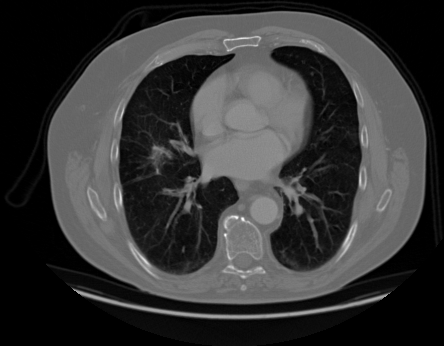
#> input picture dataset/test/000132 (8).png, 444 x 346 px, given in place of 000108 (3).png, which was not available
$ jupyter execute --allow-errors arithmetic.ipynb
#> lines starting #> are read from the running program, lines starting #| are printed output that depends on the picture; pictures that were not available may be replaced by others from this repository, and a replacement may not be noted
#> (a cell that did not finish here is left out)

[cell 2]
# import the necessary packages
from matplotlib import pyplot as plt
import numpy as np
import argparse
import cv2
import os
from zipfile import ZipFile

[cell 3]
zipfile = "chest-ctscan-images.zip"
#> (the rest of this cell did not finish here and is left out)

[cell 4]
def plt_imshow(title, image):
	# convert the image frame BGR to RGB color space and display it
	image = cv2.cvtColor(image, cv2.COLOR_BGR2RGB)
	plt.imshow(image)
	plt.title(title)
	plt.grid(False)
	plt.show()

[cell 5]
# since we are using Jupyter Notebooks we can replace our argument
# parsing code with *hard coded* arguments and values
args = {
	"image": "/content/Data/test/adenocarcinoma/000108 (3).png"
}

[cell 6]
# images are NumPy arrays stored as unsigned 8-bit integers (unit8)
# with values in the range [0, 255]; when using the add/subtract
# functions in OpenCV, these values will be *clipped* to this range,
# even if they fall outside the range [0, 255] after applying the
# operation
added = cv2.add(np.uint8([200]), np.uint8([100]))
subtracted = cv2.subtract(np.uint8([50]), np.uint8([100]))
print("max of 255: {}".format(added))
print("min of 0: {}".format(subtracted))

[cell 7]
# using NumPy arithmetic operations (rather than OpenCV operations)
# will result in a modulo ("wrap around") instead of being clipped
# to the range [0, 255]
added = np.uint8([200]) + np.uint8([100])
subtracted = np.uint8([50]) - np.uint8([100])
print("wrap around: {}".format(added))
print("wrap around: {}".format(subtracted))

[cell 8]
# load the original input image and display it to our screen
image = cv2.imread(args["image"])
#> image is the input picture: shape (346, 444, 3); min 0, max 255, mean 54
plt_imshow("Original", image)

[cell 9]
# increasing the pixel intensities in our input image by 100 is
# accomplished by constructing a NumPy array that has the *same
# dimensions* as our input image, filling it with ones, multiplying
# it by 100, and then adding the input image and matrix together
M = np.ones(image.shape, dtype="uint8") * 100
added = cv2.add(image, M)
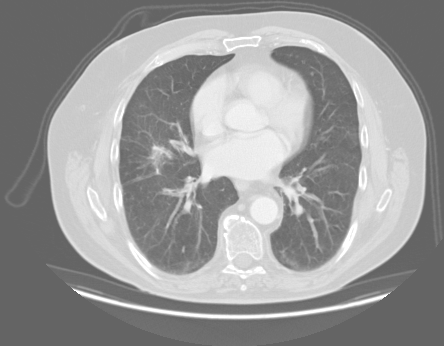
#> added: shape (346, 444, 3); min 100, max 255, mean 153.9
plt_imshow("Lighter", added)

[cell 10]
# similarly, we can subtract 50 from all pixels in our image and make it
# darker
M = np.ones(image.shape, dtype="uint8") * 50
subtracted = cv2.subtract(image, M)
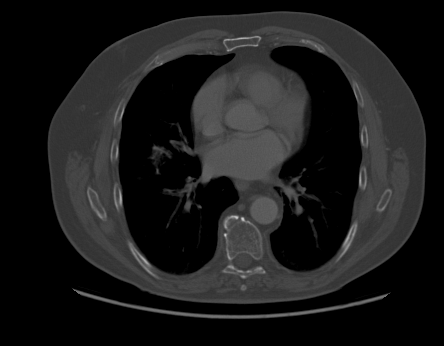
#> subtracted: shape (346, 444, 3); min 0, max 205, mean 26.9
plt_imshow("Darker", subtracted)

$ run again, on dataset/test/000136 (8).png
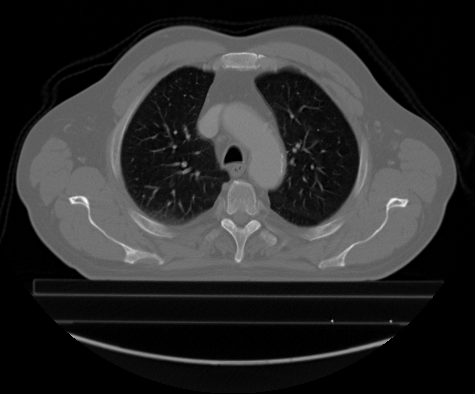
#> input picture dataset/test/000136 (8).png, 475 x 394 px, given in place of 000108 (3).png, which was not available
#> image is the input picture: shape (394, 475, 3); min 0, max 255, mean 44.7
#> `added = cv2.add(image, M)`:
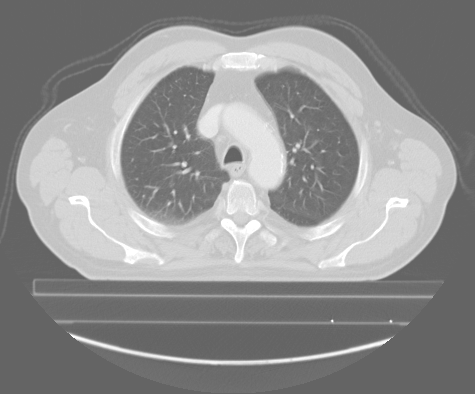
#> added: shape (394, 475, 3); min 100, max 255, mean 144.5
#> `subtracted = cv2.subtract(image, M)`:
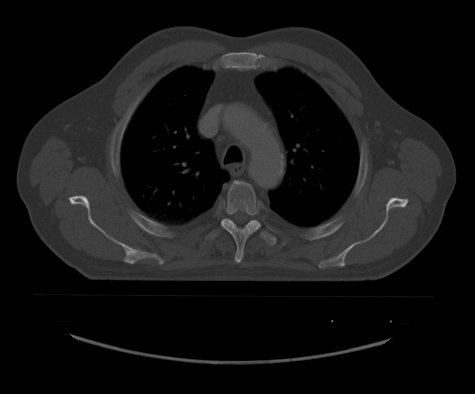
#> subtracted: shape (394, 475, 3); min 0, max 205, mean 21.3

$ run again, on dataset/test/000139 (4).png
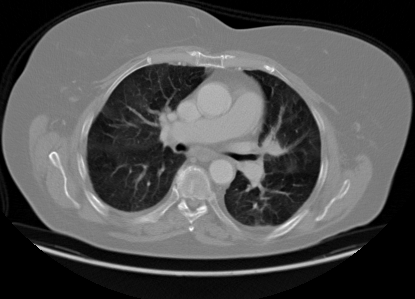
#> input picture dataset/test/000139 (4).png, 415 x 299 px, given in place of 000108 (3).png, which was not available
#> image is the input picture: shape (299, 415, 3); min 0, max 255, mean 81.4
#> `added = cv2.add(image, M)`:
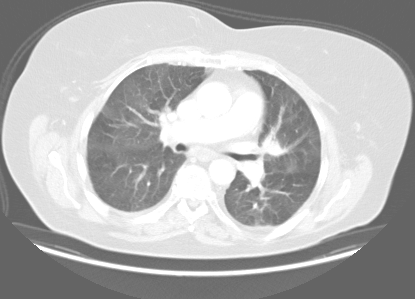
#> added: shape (299, 415, 3); min 100, max 255, mean 180.1
#> `subtracted = cv2.subtract(image, M)`:
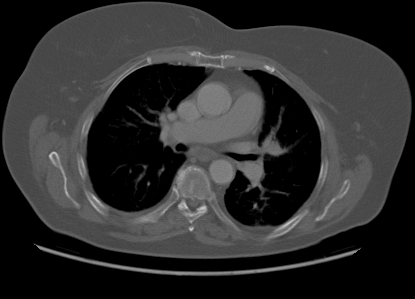
#> subtracted: shape (299, 415, 3); min 0, max 205, mean 46.6
